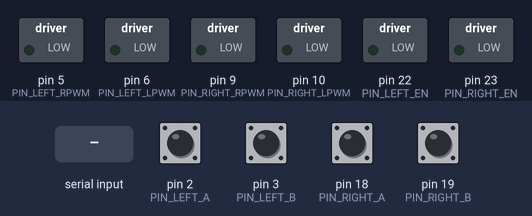
Simulated run of this sketch. Board: Arduino Mega 2560, built with avr-gcc and run on an emulated ATmega2560. Parts: switched loads named in the sketch (green lamp = pin HIGH). The test bench sets the inputs (shaded band); at power-on: pin 2 (PIN_LEFT_A), pin 3 (PIN_LEFT_B), pin 18 (PIN_RIGHT_A), pin 19 (PIN_RIGHT_B) HIGH. What the sketch prints to the serial monitor is not drawn.

Above: at 1.2 s.
1.3 s: "L90 R45\n" received over Serial
At 1.55 s:
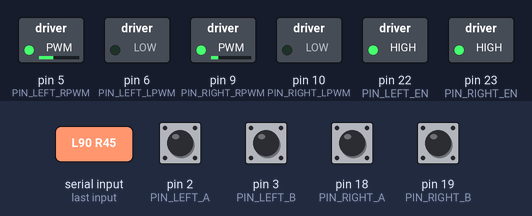
Timing chart, 0 to 4.3 s (numbered marks = the images above; inputs shaded):
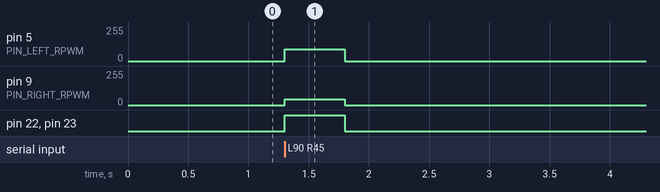

Measured:
- after the input at 1.3 s, pin 5 (PIN_LEFT_RPWM): 0/255 → 90/255 at once, → 0/255 0.50 s later; pin 9 (PIN_RIGHT_RPWM): 0/255 → 45/255 at once, → 0/255 0.50 s later; pin 22 (PIN_LEFT_EN), pin 23 (PIN_RIGHT_EN): LOW → HIGH at once, → LOW 0.50 s later

The sketch:

robot_firmware.ino
```cpp
const float TICKS_PER_REVOLUTION = 1440.0f;
const float WHEEL_RADIUS_M = 0.0325f;
const float TRACK_WIDTH_M = 0.20f;

const unsigned long CONTROL_DT_MS = 20;
const unsigned long CMD_TIMEOUT_MS = 500;

const uint8_t PIN_LEFT_EN = 22;
const uint8_t PIN_LEFT_RPWM = 5;
const uint8_t PIN_LEFT_LPWM = 6;

const uint8_t PIN_RIGHT_EN = 23;
const uint8_t PIN_RIGHT_RPWM = 9;
const uint8_t PIN_RIGHT_LPWM = 10;

const uint8_t PIN_LEFT_A = 2;
const uint8_t PIN_LEFT_B = 3;
const uint8_t PIN_RIGHT_A = 18;
const uint8_t PIN_RIGHT_B = 19;

static const int8_t QUAD_TRANSITIONS[16] = {
  0, +1, -1, 0,
  -1, 0, 0, +1,
  +1, 0, 0, -1,
   0, -1, +1, 0
};

volatile long g_left_ticks = 0;
volatile long g_right_ticks = 0;
volatile uint8_t g_left_state = 0;
volatile uint8_t g_right_state = 0;

int g_cmd_left = 0;
int g_cmd_right = 0;
unsigned long g_last_cmd_ms = 0;

const size_t SERIAL_BUF_LEN = 48;
char g_serial_buf[SERIAL_BUF_LEN];
size_t g_serial_len = 0;

unsigned long g_last_loop_ms = 0;
long g_prev_left_ticks = 0;
long g_prev_right_ticks = 0;

float g_v_mps = 0.0f;
float g_omega_rps = 0.0f;

static inline uint8_t readQuadState(uint8_t pin_a, uint8_t pin_b) {
  return (uint8_t)((digitalRead(pin_a) << 1) | digitalRead(pin_b));
}

void leftEncoderISR() {
  uint8_t curr = readQuadState(PIN_LEFT_A, PIN_LEFT_B);
  uint8_t idx = (uint8_t)((g_left_state << 2) | curr);
  g_left_ticks += QUAD_TRANSITIONS[idx];
  g_left_state = curr;
}

void rightEncoderISR() {
  uint8_t curr = readQuadState(PIN_RIGHT_A, PIN_RIGHT_B);
  uint8_t idx = (uint8_t)((g_right_state << 2) | curr);
  g_right_ticks += QUAD_TRANSITIONS[idx];
  g_right_state = curr;
}

static int clampPwm(int value) {
  if (value > 255) {
    return 255;
  }
  if (value < -255) {
    return -255;
  }
  return value;
}

void setSidePwm(uint8_t pin_en, uint8_t pin_rpwm, uint8_t pin_lpwm, int pwm) {
  pwm = clampPwm(pwm);
  if (pwm == 0) {
    digitalWrite(pin_en, LOW);
    analogWrite(pin_rpwm, 0);
    analogWrite(pin_lpwm, 0);
    return;
  }

  digitalWrite(pin_en, HIGH);
  if (pwm > 0) {
    analogWrite(pin_rpwm, pwm);
    analogWrite(pin_lpwm, 0);
  } else {
    analogWrite(pin_rpwm, 0);
    analogWrite(pin_lpwm, -pwm);
  }
}

void applyMotorCommand(int left_pwm, int right_pwm) {
  setSidePwm(PIN_LEFT_EN, PIN_LEFT_RPWM, PIN_LEFT_LPWM, left_pwm);
  setSidePwm(PIN_RIGHT_EN, PIN_RIGHT_RPWM, PIN_RIGHT_LPWM, right_pwm);
}

void stopMotors() {
  g_cmd_left = 0;
  g_cmd_right = 0;
  applyMotorCommand(0, 0);
}

bool parseMotorCommand(const char *line) {
  int left_pwm = 0;
  int right_pwm = 0;


  if (sscanf(line, "L%d R%d", &left_pwm, &right_pwm) != 2) {
    if (sscanf(line, "L %d R %d", &left_pwm, &right_pwm) != 2) {
      return false;
    }
  }

  g_cmd_left = clampPwm(left_pwm);
  g_cmd_right = clampPwm(right_pwm);
  g_last_cmd_ms = millis();
  applyMotorCommand(g_cmd_left, g_cmd_right);
  return true;
}

void pollSerial() {
  while (Serial.available() > 0) {
    char c = (char)Serial.read();
    if (c == '\r') {
      continue;
    }
    if (c == '\n') {
      g_serial_buf[g_serial_len] = '\0';
      if (g_serial_len > 0) {
        parseMotorCommand(g_serial_buf);
      }
      g_serial_len = 0;
      continue;
    }
    if (g_serial_len + 1 < SERIAL_BUF_LEN) {
      g_serial_buf[g_serial_len++] = c;
    } else {

      g_serial_len = 0;
    }
  }
}

void setup() {
  pinMode(PIN_LEFT_EN, OUTPUT);
  pinMode(PIN_LEFT_RPWM, OUTPUT);
  pinMode(PIN_LEFT_LPWM, OUTPUT);
  pinMode(PIN_RIGHT_EN, OUTPUT);
  pinMode(PIN_RIGHT_RPWM, OUTPUT);
  pinMode(PIN_RIGHT_LPWM, OUTPUT);

  pinMode(PIN_LEFT_A, INPUT_PULLUP);
  pinMode(PIN_LEFT_B, INPUT_PULLUP);
  pinMode(PIN_RIGHT_A, INPUT_PULLUP);
  pinMode(PIN_RIGHT_B, INPUT_PULLUP);

  stopMotors();

  g_left_state = readQuadState(PIN_LEFT_A, PIN_LEFT_B);
  g_right_state = readQuadState(PIN_RIGHT_A, PIN_RIGHT_B);

  attachInterrupt(digitalPinToInterrupt(PIN_LEFT_A), leftEncoderISR, CHANGE);
  attachInterrupt(digitalPinToInterrupt(PIN_LEFT_B), leftEncoderISR, CHANGE);
  attachInterrupt(digitalPinToInterrupt(PIN_RIGHT_A), rightEncoderISR, CHANGE);
  attachInterrupt(digitalPinToInterrupt(PIN_RIGHT_B), rightEncoderISR, CHANGE);

  Serial.begin(115200);

  g_last_loop_ms = millis();
  g_last_cmd_ms = millis();
}

void loop() {
  pollSerial();

  const unsigned long now = millis();


  if ((now - g_last_cmd_ms) >= CMD_TIMEOUT_MS) {
    if (g_cmd_left != 0 || g_cmd_right != 0) {
      stopMotors();
    }
  }

  if ((now - g_last_loop_ms) < CONTROL_DT_MS) {
    return;
  }

  const unsigned long dt_ms = now - g_last_loop_ms;
  g_last_loop_ms = now;


  noInterrupts();
  const long left_ticks = g_left_ticks;
  const long right_ticks = g_right_ticks;
  interrupts();

  const long d_left = left_ticks - g_prev_left_ticks;
  const long d_right = right_ticks - g_prev_right_ticks;
  g_prev_left_ticks = left_ticks;
  g_prev_right_ticks = right_ticks;


  const float dt_s = dt_ms * 0.001f;
  if (dt_s > 0.0f && TICKS_PER_REVOLUTION > 0.0f) {
    const float two_pi = 6.28318530718f;
    const float left_omega_wheel =
        (static_cast<float>(d_left) * two_pi) / (TICKS_PER_REVOLUTION * dt_s);
    const float right_omega_wheel =
        (static_cast<float>(d_right) * two_pi) / (TICKS_PER_REVOLUTION * dt_s);

    const float v_left = left_omega_wheel * WHEEL_RADIUS_M;
    const float v_right = right_omega_wheel * WHEEL_RADIUS_M;

    g_v_mps = 0.5f * (v_left + v_right);
    if (TRACK_WIDTH_M > 0.0f) {
      g_omega_rps = (v_right - v_left) / TRACK_WIDTH_M;
    } else {
      g_omega_rps = 0.0f;
    }
  } else {
    g_v_mps = 0.0f;
    g_omega_rps = 0.0f;
  }


  Serial.print(F("ODOM "));
  Serial.print(d_left);
  Serial.print(' ');
  Serial.print(d_right);
  Serial.print(' ');
  Serial.println(dt_ms);
}
```
